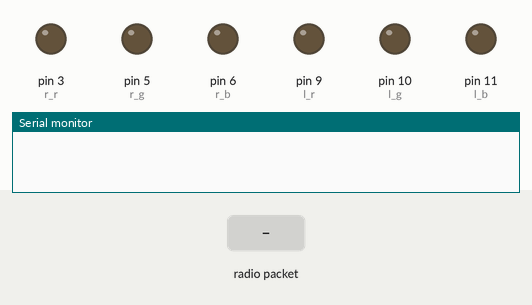
A sketch run on a simulated Arduino Uno, built with avr-gcc and run on an emulated ATmega328P. Parts: output pins drawn as LEDs (lit = HIGH), the last lines printed to the serial monitor. The test bench sets the inputs (shaded band). No radio packets arrive unless stated.

Above: at 1.2 s.
1.3 s: radio packet "0" arrives
2.8 s: radio packet "90" arrives
At 2.99 s:
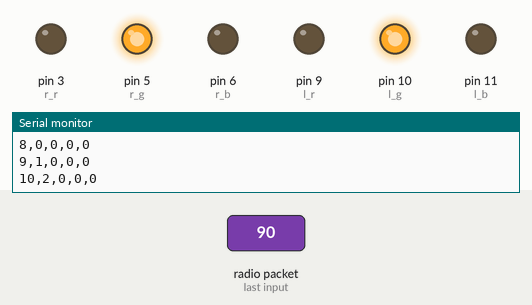
Timing chart, 0 to 5.8 s (numbered marks = the images above; inputs shaded):
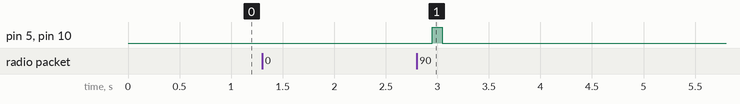

Measured:
- after the input at 2.8 s, pin 5 (r_g), pin 10 (l_g): LOW → HIGH after 0.15 s, → LOW 0.10 s later

The sketch:

serialLyncTester.ino
```cpp
//serialLyncTester.ino
//Make to test the LyncStatus module.
//Author: Dotan Hofling (dotanitis@gmail.com)

//This section needed to test the whole protocol for lync status
//indication which is format in the folloing structure:
// <ID>       : byte, id of the reciever
// <Command>  : byte, number of commnad
// <NumOfArgs>: byte, number of arguments (is needed?)
// <arg1.argn>: byte(s), arguments as arguments

// We need to remember that the goal of this code is to communicate with the main board and make it test the leds and serial interface;
// This program will be a skelaton for the actual trasmitter which will get the siganls from the HOST computer and send it via RF(VirtualWire lib)

// Pin    I/O    wired_to
// -----    -----   --------------
// 3         O        right_Red
// 5         O        right_Green
// 6         O        right_blue
// 9         O        left_Red
// 10       O        left_Green
// 11       O        left_blue
// 12       I        data_RF

#include <Arduino.h>
#include <VirtualWire.h>
#include "datastuctures.h"

#define MAX_CHARS_IN_NUMBER 4
int incomingByte = 0;
byte currentID = 0x9;
byte MIN_BYTE=0x00;
byte MAX_BYTE=0x7f;
boolean isDebugMode = true;
eINPUT_MODE input_mode = INPUT_MODE_RF;
uint8_t buf[VW_MAX_MESSAGE_LEN];
uint8_t buflen = VW_MAX_MESSAGE_LEN;
int bufLocation = 0;


int l_b = 11;
int l_g = 10;
int l_r = 9;

int r_b = 6;
int r_g = 5;
int r_r = 3;


tLyncCommandArgs commandsArgs[] =
{
	{COMMAND_KEEP_ALIVE, 0},
	{COMMAND_SET_COLOR, 4},
	{COMMAND_CLEAR_COLOR, 1},
	{COMMAND_DEBUG_MODE,1},
	{COMMAND_INPUT_MODE,1}
};

tLyncCommandHelp commandHelp[] =
{
	{COMMAND_KEEP_ALIVE, "COMMAND_KEEP_ALIVE",   {"","","",""}},
	{COMMAND_SET_COLOR, "COMMAND_SET_COLOR",     {"ORIENTATION","R","G","B"}},
	{COMMAND_CLEAR_COLOR, "COMMAND_CLEAR_COLOR", {"ORIENTATION","","",""}},
	{COMMAND_DEBUG_MODE, "COMMAND_DEBUG_MODE", {"ENA_DIS","","",""}},
	{COMMAND_INPUT_MODE, "COMMAND_INPUT_MODE", {"SER_RF","","",""}}
};

boolean validateVariable(byte variable, byte minVal, byte maxVal)
{
    return ((variable >= minVal) && (variable < maxVal));
}

void echoCommand(tLyncCommandStruct* command)
{
    byte argsCounter;
    byte argsNumber;

    Serial.print("ID:");
    Serial.println(currentID,HEX);
    Serial.print("Command:");
    Serial.println(command->command,HEX);

    //Serial.println("Command:%s",commandHelp[command->command].commandName);
    //argsNumber = command->numOfArgs;
    for (argsCounter=0; argsCounter<command->numOfArgs; argsCounter++)
    {
        Serial.print(argsCounter,DEC);
        Serial.print(":");
        Serial.println((byte)command->args[argsCounter],DEC);
    }
}

int readInput()
{
    int ans = 0;
    char number[] = {0x00,0x00,0x00,0x00};//max is 255_ ascii
    byte numberLocation = 0;
    boolean foundNumber = false;
    switch(input_mode)
    {
    case INPUT_MODE_SEIRAL:
        if (Serial.available() > 0)
        {
            ans = Serial.parseInt();
        }

        break;
    case INPUT_MODE_RF:
        for (numberLocation = 0; !(foundNumber) && numberLocation<MAX_CHARS_IN_NUMBER;numberLocation++)
        {
            number[numberLocation] = buf[bufLocation];
            foundNumber = (buf[bufLocation] == 0x5f) ? true : false;
            if (isDebugMode)
            {
                Serial.print(bufLocation,DEC);
                Serial.print(',');
                Serial.print(numberLocation,DEC);
                Serial.print(',');
                Serial.print(number[numberLocation],HEX);
                Serial.print(',');
                Serial.print(validateVariable(number[numberLocation],'0','9'),DEC);
                Serial.print(',');
                Serial.println(foundNumber,DEC);
            }
            bufLocation++;
        }
        ans = atoi(number);

        if (isDebugMode)
        {
            Serial.print("Found:");
            Serial.println(ans,DEC);
        }

        break;
    default:
        break;

    }
    return ans;
}

boolean validateCommand(tLyncCommandStruct* command)
{
    int argsCounter;

	boolean ans = true;

	if (command==0) return false;

	command->command = readInput(); //<COMMAND>
	ans &= validateVariable(command->command, COMMAND_LIST_START, COMMAND_MAX_NUM_OF_LIST);

	if (ans)
	{
		command->numOfArgs = readInput(); //<NumberOfArgs>

		if (ans)
        {
            for (argsCounter=0; argsCounter<command->numOfArgs; argsCounter++)
            {
                command->args[argsCounter] = readInput();
            }
        }
	}

	return ans;
}

void setColor(int ledDir, int red, int green, int blue)
{
  if (ledDir == 0)
  {
    analogWrite(l_r,red);
    analogWrite(l_g,green);
    analogWrite(l_b,blue);
  }
  else
  {
    analogWrite(r_r,red);
    analogWrite(r_g,green);
    analogWrite(r_b,blue);
  }
}

//This exceute function will be reused in the reciver section which will actually
//turn on the leds,
//In the Transmitter the execute will transform the command into bitstream which
//will be sent over RF
void excecuteCommand(tLyncCommandStruct* command)
{
    if (command==0) return;

    switch (command->command)
    {
    case COMMAND_KEEP_ALIVE:
            setColor(0,0,255,0);
            setColor(1,0,255,0);
            delay(100);
            setColor(0,0,0,0);
            setColor(1,0,0,0);
            break;
    case COMMAND_SET_COLOR:
            setColor(0,command->args[1],
                       command->args[2],
                       command->args[3]);

            setColor(1,command->args[1],
                       command->args[2],
                       command->args[3]);
            break;
    case COMMAND_CLEAR_COLOR:
            setColor(0,0,0,0);
            setColor(1,0,0,0);
        break;
    case COMMAND_DEBUG_MODE:
            isDebugMode = (command->args[1]==0x01) ? true : false;
        break;
    case COMMAND_INPUT_MODE:
            input_mode = (command->args[1] == 0x00) ? INPUT_MODE_SEIRAL : INPUT_MODE_RF;
        break;
    default:
        break;
    }
}


void setup()
{
	Serial.begin(9600);

	pinMode(l_r, OUTPUT);
    pinMode(l_g, OUTPUT);
    pinMode(l_b, OUTPUT);
    pinMode(r_r, OUTPUT);
    pinMode(r_g, OUTPUT);
    pinMode(r_b, OUTPUT);

    // Initialise the IO and ISR
    vw_set_ptt_inverted(false);
    vw_set_rx_pin(12);
    vw_setup(2000);	 // Bits per sec

    vw_rx_start(); // Start the receiver PLL running
}

void loop()
{

    if (((input_mode == INPUT_MODE_SEIRAL) && (Serial.available() > 0)) ||
        ((input_mode == INPUT_MODE_RF) && (vw_get_message(buf, &buflen))))
    {
        boolean isCommandValid = true;
        bufLocation = 0;
        int i = 0;

        tLyncCommandStruct command = {0x00, 0x00, 0x00, 0x00, 0x00, 0x00};
        Serial.println("/nNew Trasnmittion:");
        Serial.print("Buffer Length:");
        Serial.print(buflen,DEC);

        for ( i=0; i<buflen; i++)
        {
            Serial.print(buf[i],HEX);
            Serial.print(',');
        }
        Serial.println("/n");

        incomingByte = readInput(); // <ID>;

        //1. Check if the adress (ID) is correct
        isCommandValid &= (currentID == incomingByte);

        if (isDebugMode)
        {
            Serial.println(incomingByte,DEC);
        }


        //2. Validate the commands
        if (isCommandValid)
        {
            isCommandValid &= validateCommand(&command);
        }
        else
        {
            if (isDebugMode)
            {
                Serial.println("ID Is Invalid");
            }
        }

        //3. Execute command
        if (isCommandValid)
        {
            if (isDebugMode)
            {
                //echoCommand(&command);
            }
            excecuteCommand(&command);
        }
    }


/*
    uint8_t buf[VW_MAX_MESSAGE_LEN];
    uint8_t buflen = VW_MAX_MESSAGE_LEN;

    if (vw_get_message(buf, &buflen)) // Non-blocking
    {
	int i;

        digitalWrite(10, true); // Flash a light to show received good message
	// Message with a good checksum received, dump it.
        digitalWrite(5, true);
	Serial.print("Got: ");

	for (i = 0; i < buflen; i++)
	{
	    Serial.print(buf[i], HEX);
	    Serial.print(" ");
	}
	Serial.println("");
        digitalWrite(10, false);
                digitalWrite(5, false);
    }
*/

}
```

datastuctures.h
```cpp
//datastructure.h
//data structures for Lync serial tester

#define MAX_NUM_OF_ARGS 0x04


struct tLyncCommandStruct
{
	unsigned char command;
	unsigned char numOfArgs;
	unsigned char args[MAX_NUM_OF_ARGS];
};

struct tLyncCommandArgs
{
	unsigned char commands;
	unsigned char numOfArgs;
};


struct tLyncCommandHelp
{
	unsigned char command;
	const char* commandName;
	const char* args[MAX_NUM_OF_ARGS];
};

enum eCOMMAND_LIST
{
	COMMAND_LIST_START  = 0x00,

	COMMAND_KEEP_ALIVE  = COMMAND_LIST_START,
	COMMAND_SET_COLOR,
	COMMAND_CLEAR_COLOR,
	COMMAND_DEBUG_MODE,
	COMMAND_INPUT_MODE,

	COMMAND_MAX_NUM_OF_LIST
};

enum eINPUT_MODE
{
	INPUT_MODE_START  = 0x00,

	INPUT_MODE_SEIRAL  = INPUT_MODE_START,
	INPUT_MODE_RF,

	INPUT_MODE_MAX_NUM
};
```
